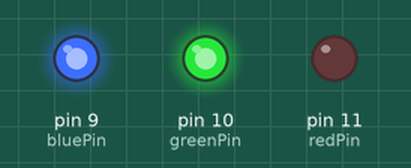
This sketch was run on a simulated Arduino Uno, built with avr-gcc and run on an emulated ATmega328P. On the bench: output pins drawn as LEDs (lit = HIGH).

Above: at 0.5 s.
At 1.5 s:
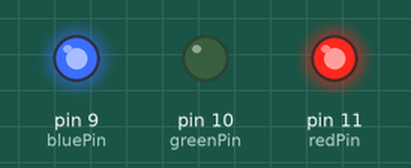
At 5.5 s:
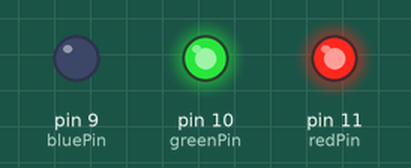
Timing chart, 0 to 6.9 s (numbered marks = the images above):
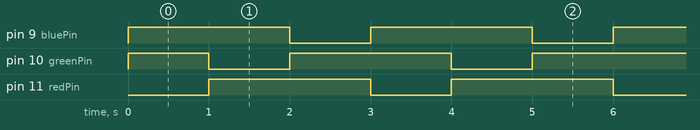

Measured:
- by itself, pin 9 (bluePin), pin 11 (redPin): alternates HIGH for 2.0 s and LOW for 1.0 s
- by itself, pin 10 (greenPin): repeats every 3.0 s: LOW 1.0 s, HIGH 2.0 s
- by itself, everything shown: repeats every 3.0 s, in 3 steps

The sketch:

code.fzz.ino
```cpp
int redPin = 11;
int greenPin = 10;
int bluePin = 9;
int delayTime = 1000;

//usuń komentarz dla diody ze wspólną anodą
#define COMMON_ANODE

void setup()
{
pinMode(redPin, OUTPUT);
pinMode(greenPin, OUTPUT);
pinMode(bluePin, OUTPUT);
}

  void loop()
{
    setColor(255, 0,0); //red
    delay(delayTime);
    setColor(0, 255,0); //green
    delay(delayTime);
    setColor(0,0, 255); //blue
    delay(delayTime);
}

void setColor(int red, int green, int blue)
{
  #ifdef COMMON_ANODE
  red = 255 - red;
  green = 255 - green;
  blue = 255 - blue;
  #endif
  analogWrite(redPin, red);
  analogWrite(greenPin, green);
  analogWrite(bluePin, blue);
}
```
